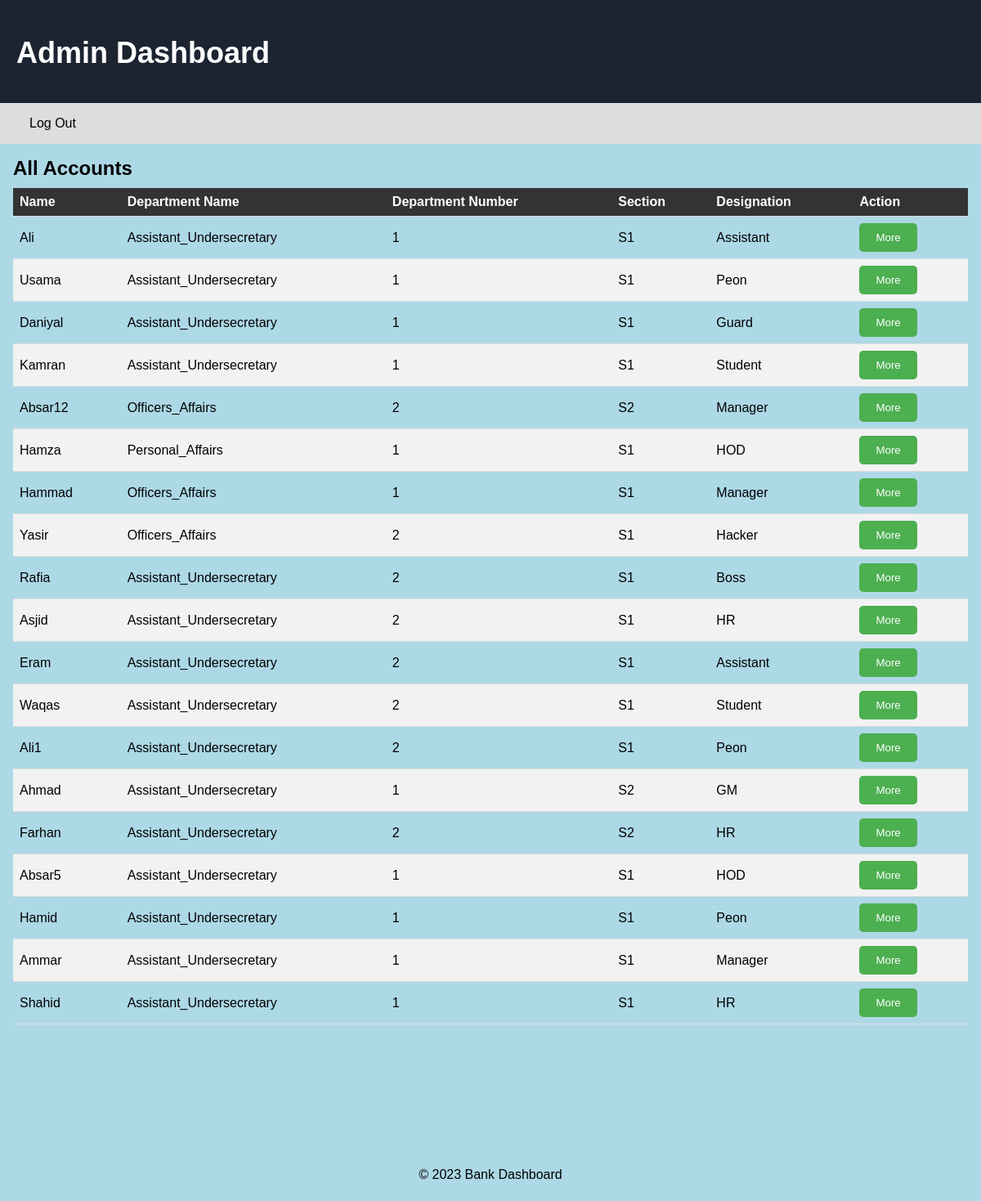
/admin.php (signed in), run on the app's committed database.
### tables this page shows
CREATE TABLE `accounts` (
  `id` int(40) UNSIGNED NOT NULL,
  `username` varchar(40) NOT NULL,
  `password` varchar(40) NOT NULL,
  `department_name` varchar(40) NOT NULL,
  `department_no` varchar(40) NOT NULL,
  `section` varchar(40) NOT NULL,
  `designation` varchar(30) NOT NULL,
  `callee_name` varchar(40) NOT NULL,
  `callee_link` varchar(100) NOT NULL,
  `upcomming_call` tinyint(1) DEFAULT NULL,
  `file_name` varchar(80) NOT NULL,
  `profile_pic` tinyint(1) DEFAULT NULL,
  `role` varchar(50) NOT NULL DEFAULT 'Customer',
  `phone` bigint(50) NOT NULL,
  `dob` date NOT NULL
);

### admin.php (the view, shortened to what this page needs)
<?php
$host = "localhost";
$dbusername = "root";
$dbpassword = "";
$dbname = "ministry";
$conn = new mysqli ($host, $dbusername, $dbpassword, $dbname);
?>
<!DOCTYPE html>
<html>
<head>
	<link rel="stylesheet" href="Styles/style.css">
</head>
<body style="  background-color: lightblue;">
	<header>
		<h1>Admin Dashboard</h1>
	</header>
	<nav>
		<ul >
			<li><a href="logout.php" style="color:black;">Log Out</a></li>
		</ul>
	</nav>
	<main>
		<h2>All Accounts</h2>
		<table>
			<thead>
				<tr>
					<th>Name</th>
					<th>Department Name</th>
					<th>Department Number</th>
					<th>Section</th>
					<th>Designation</th>
					<th>Action</th>
				</tr>
			</thead>
			<tbody>
<?php
      $sql = "SELECT * FROM accounts WHERE role = 'Customer'";
      $results = mysqli_query($conn, $sql);
      while ($row = mysqli_fetch_assoc($results))
      {
		$c_username=$row["username"];
		$c_department_name=$row["department_name"];
		$c_department_no=$row["department_no"];
		$c_section=$row["section"];
		$c_designation=$row["designation"];
?>
				<tr>
					<td><?php echo $c_username; ?></td>
					<td><?php echo $c_department_name; ?></td>
					<td><?php echo $c_department_no; ?></td>
					<td><?php echo $c_section; ?></td>
					<td><?php echo $c_designation; ?></td>
					<td>
					<button onclick="location.href='admin1.php?var=<?php echo $c_username;?>';">More</button>
					</td>
				</tr>
<?php
}
?>
			</tbody>
		</table>
	</main>
	<footer>
		<p style="text-align: center; padding-top:10%;">&copy; 2023 Bank Dashboard</p>
	</footer>
</body>
</html>

### Styles/style.css (style rules this page uses)
body { font-family: sans-serif; margin: 0; padding: 0; }
header { background-color: #333; color: #fff; padding: 1em; text-align: center; }
nav { background-color: #ddd; padding: 1em; }
nav ul { list-style: none; margin: 0; padding: 0; }
nav li { display: inline-block; margin-right: 1em; }
nav a { color: #333; text-decoration: none; }
main { padding: 1em; display: flex; flex-wrap: wrap; }
h2 { margin-top: 0; }
ul { list-style: none; margin: 0; padding: 0; }
li { margin: 0.5em 0; }
table { border-collapse: collapse; width: 100%; }
th, td { padding: 0.5em; text-align: left; border-bottom: 1px solid #ddd; }
th { background-color: #333; color: #fff; }
header { background-color: #1c2331; color: #fff; display: flex; justify-content: space-between; align-items: center; padding: 20px; }
nav ul { list-style: none; margin: 0; padding: 0; display: flex; }
nav li { margin: 0 10px; }
nav a { color: #fff; text-decoration: none; padding: 10px; }

### admin.php (style rules this page uses)
* { box-sizing: border-box; }
body { font-family: Arial, sans-serif; margin: 0; padding: 0; }
h1 { font-size: 36px; font-weight: bold; margin-bottom: 20px; }
h2 { font-size: 24px; font-weight: bold; margin-bottom: 10px; }
p { font-size: 16px; line-height: 1.5; margin-bottom: 20px; }
button { background-color: #4CAF50; color: #fff; border: none; padding: 10px 20px; border-radius: 5px; cursor: pointer; }
table { border-collapse: collapse; width: 100%; margin-bottom: 20px; }
th, td { text-align: left; padding: 12px; }
th { background-color: #4CAF50; color: #fff; }
tr:nth-child(even) { background-color: #f2f2f2; }

### data on the page
accounts: username "Ali", department_name "Assistant_Undersecretary", department_no "1", section "S1", designation "Assistant"
accounts: username "Usama", department_name "Assistant_Undersecretary", department_no "1", section "S1", designation "Peon"
accounts: username "Daniyal", department_name "Assistant_Undersecretary", department_no "1", section "S1", designation "Guard"
accounts: username "Kamran", department_name "Assistant_Undersecretary", department_no "1", section "S1", designation "Student"
accounts: username "Absar12", department_name "Officers_Affairs", department_no "2", section "S2", designation "Manager"
accounts: username "Hamza", department_name "Personal_Affairs", department_no "1", section "S1", designation "HOD"
accounts: username "Hammad", department_name "Officers_Affairs", department_no "1", section "S1", designation "Manager"
accounts: username "Yasir", department_name "Officers_Affairs", department_no "2", section "S1", designation "Hacker"
accounts: username "Rafia", department_name "Assistant_Undersecretary", department_no "2", section "S1", designation "Boss"
accounts: username "Asjid", department_name "Assistant_Undersecretary", department_no "2", section "S1", designation "HR"
accounts: username "Eram", department_name "Assistant_Undersecretary", department_no "2", section "S1", designation "Assistant"
accounts: username "Waqas", department_name "Assistant_Undersecretary", department_no "2", section "S1", designation "Student"
accounts: username "Ali1", department_name "Assistant_Undersecretary", department_no "2", section "S1", designation "Peon"
accounts: username "Ahmad", department_name "Assistant_Undersecretary", department_no "1", section "S2", designation "GM"
accounts: username "Farhan", department_name "Assistant_Undersecretary", department_no "2", section "S2", designation "HR"
accounts: username "Absar5", department_name "Assistant_Undersecretary", department_no "1", section "S1", designation "HOD"
accounts: username "Hamid", department_name "Assistant_Undersecretary", department_no "1", section "S1", designation "Peon"
accounts: username "Ammar", department_name "Assistant_Undersecretary", department_no "1", section "S1", designation "Manager"
accounts: username "Shahid", department_name "Assistant_Undersecretary", department_no "1", section "S1", designation "HR"
